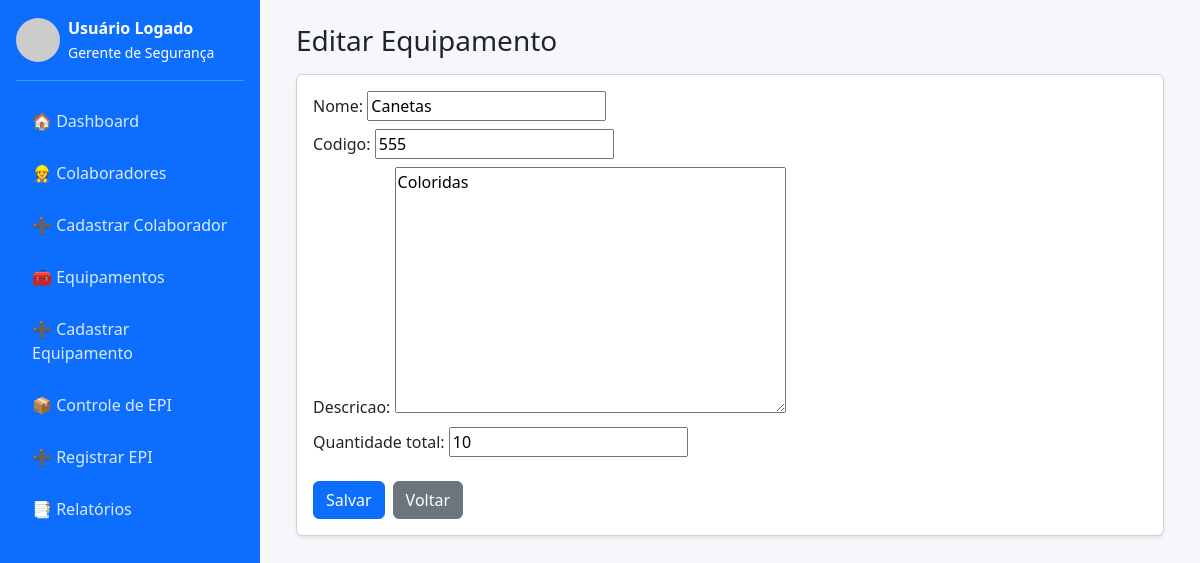
Page /equipamentos/4/editar/ on the committed database.
### core/models.py (models this page shows, shortened)
class Equipamento(models.Model):
    nome = models.CharField(max_length=200)
    codigo = models.CharField(max_length=50, unique=True)
    descricao = models.TextField(blank=True)
    quantidade_total = models.PositiveIntegerField(default=1)

### core/views.py (the view)
# urls.py: path('equipamentos/<int:pk>/editar/', views.equipamentos_update, name='equipamentos_update'),
def equipamentos_update(request, pk):
    obj = get_object_or_404(Equipamento, pk=pk)
    form = EquipamentoForm(request.POST or None, instance=obj)
    if request.method == 'POST':
        if form.is_valid():
            form.save(); messages.success(request,'Equipamento atualizado com sucesso!')
            return redirect('core:equipamentos_list')
        messages.error(request,'Falha ao atualizar equipamento.')
    return render(request, 'core/equipamentos_form.html', {'form': form, 'titulo': 'Editar Equipamento'})

### core/forms.py
class EquipamentoForm(forms.ModelForm):
    class Meta:
        model = Equipamento
        fields = ['nome', 'codigo', 'descricao', 'quantidade_total']

### core/templates/core/equipamentos_form.html (shortened to what this page needs)
{% extends 'core/base.html' %}{% block content %}
<div class="container"><h3 class="mb-3">{{ titulo }}</h3>
<form method="post" class="card p-3 shadow-sm">{% csrf_token %}
  {% for field in form %}<div class="mb-2">{{ field.label_tag }} {{ field }}{% for err in field.errors %}<div class="text-danger small">{{ err }}</div>{% endfor %}</div>{% endfor %}
  <div class="mt-3 d-flex gap-2"><button class="btn btn-primary" type="submit">Salvar</button><a class="btn btn-secondary" href="{% url 'core:equipamentos_list' %}">Voltar</a></div>
</form></div>{% endblock %}

### core/templates/core/base.html (style rules this page uses)
body { background: #f6f7fb; }

### rows in the picture
Equipamento: form "Canetas" "555" "Coloridas" "10"

### other values in the picture
{{ titulo }} "Editar Equipamento"
{{ field.label_tag }} "Nome:" "Codigo:" "Descricao:" "Quantidade total:"
